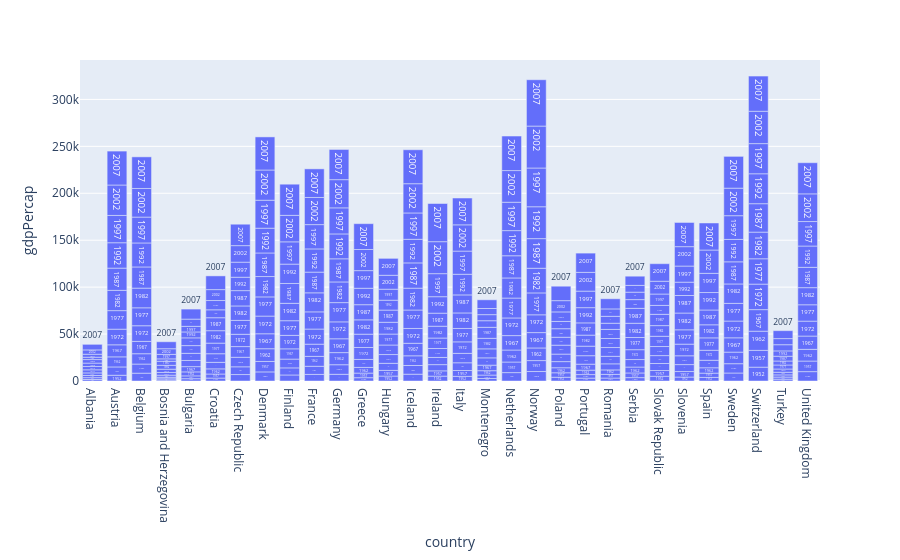

Here is the notebook cell this chart was saved with:
### Code cell
px.bar(european, x = 'country', y = 'gdpPercap', orientation='v',text="year")

### Figure 1 — Plotly figure (JSON) as saved in the notebook; plotly's stock layout.template omitted (floating-point values rounded to 4 significant figures; data arrays with more than 128 entries replaced by an {"elided": "..."} marker saying what was removed)
{"data": [{"hovertemplate": "country=%{x}<br>gdpPercap=%{y}<br>year=%{text}<extra></extra>", "legendgroup": "", "marker": {"color": "#636efa", "pattern": {"shape": ""}}, "name": "", "orientation": "v", "showlegend": false, "text": {"elided": "360 float values"}, "textposition": "auto", "type": "bar", "x": {"elided": "360 str values"}, "xaxis": "x", "y": {"elided": "360 float values"}, "yaxis": "y"}], "layout": {"barmode": "relative", "legend": {"tracegroupgap": 0}, "margin": {"t": 60}, "xaxis": {"anchor": "y", "domain": [0, 1], "title": {"text": "country"}}, "yaxis": {"anchor": "x", "domain": [0, 1], "title": {"text": "gdpPercap"}}}}
